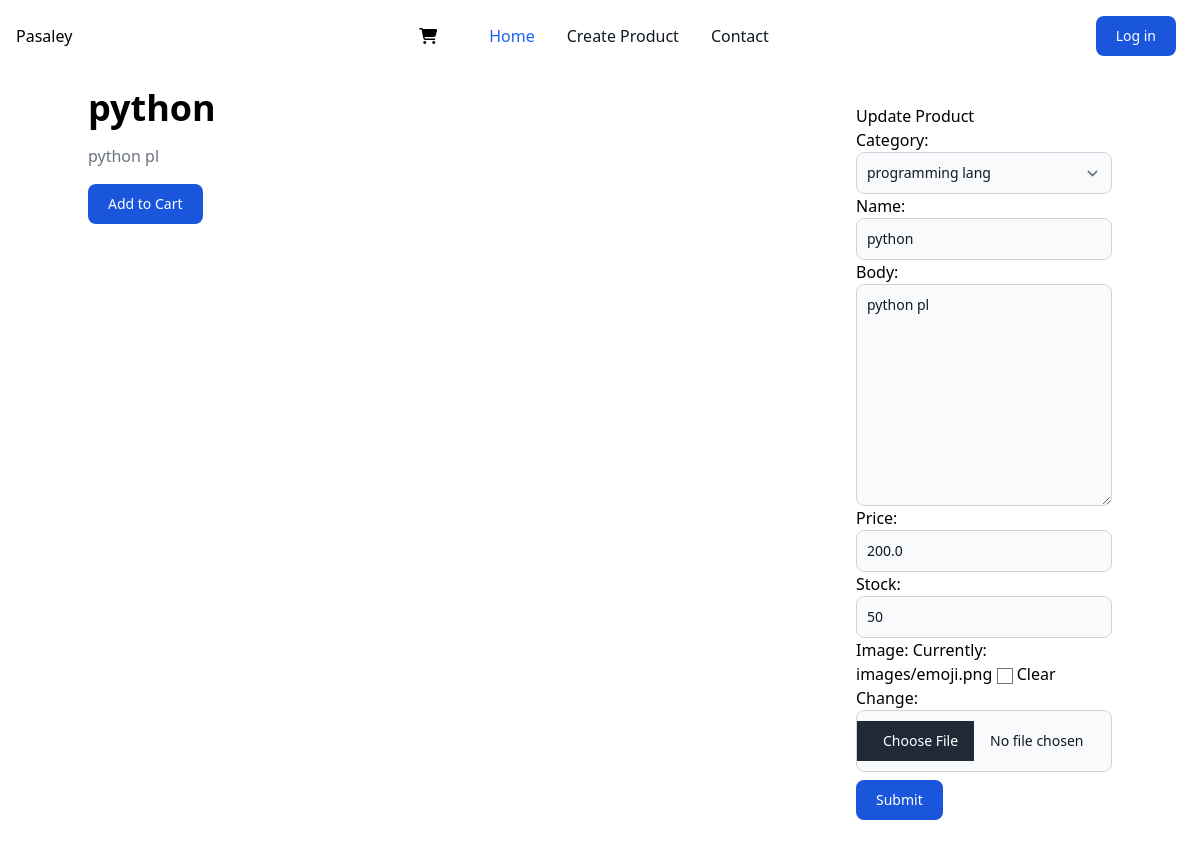
Page /product_detail/1 on the earlier database version.
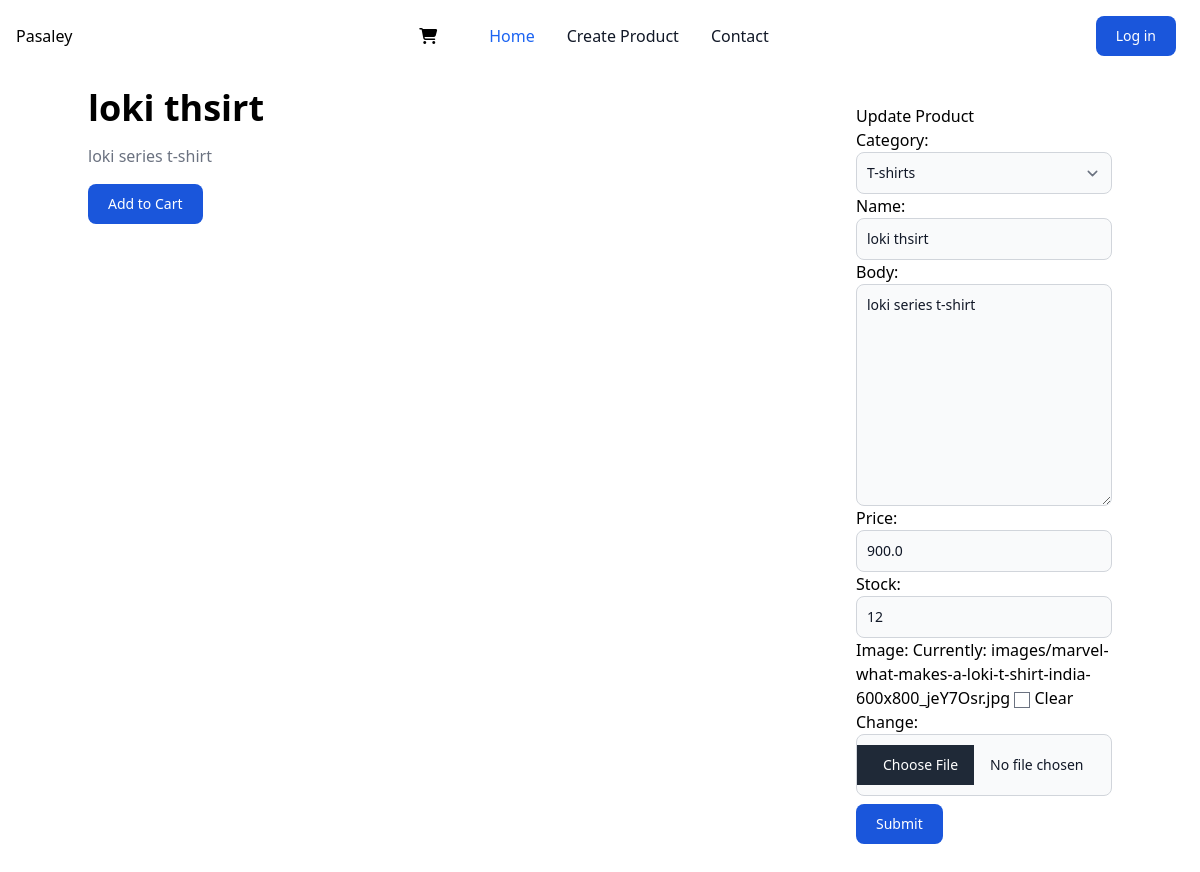
Same page on the later database version.
### Home/models.py (models this page shows, shortened)
class Product(models.Model):
    category = models.ForeignKey(category, on_delete=models.CASCADE)
    name = models.CharField(max_length=200)
    price = models.FloatField()
    stock = models.IntegerField()
    created_at = models.DateTimeField(auto_now_add=True)
    author = models.ForeignKey(User, on_delete=models.CASCADE)
    body = models.TextField(max_length=50000)
    image = models.ImageField(upload_to='images/', null=True, blank=True)

class category(models.Model):
    name = models.CharField(max_length=200)
    def __str__(self):
        return self.name

### Home/views.py (the view)
# urls.py: path('product_detail/<int:pk>', views.product_detail, name='product_detail'),
def product_detail(request, pk):
    product = get_object_or_404(Product, pk=pk)
    form = ProductForm(instance=product)
    context = {'product': product, 'form': form,}
    return render(request, 'Home/product_detail.html', context)

### Home/forms.py
class ProductForm(forms.ModelForm):
    class Meta:
        model = Product
        fields = ['category','name','body','price','stock','image']
    def __init__(self, *args, **kwargs):
        super().__init__(*args, **kwargs)
        for field in self.fields:
            self.fields[field].widget.attrs['class'] = input_css_class

### Home/templates/Home/product_detail.html (shortened to what this page needs)
{% extends "base.html" %}
{% block content %}
<div class="flex flex-col md:flex-row">
    <div class="w-full md:w-3/4 space-y-4">
        <h2 class="text-4xl font-bold dark:text-white">{{ product.name }}</h2>
        <p class="font-light text-gray-500 dark:text-gray-400">{{product.body}}</p>
        <button class="btn-submit mt-2" href="{% url 'add_to_cart' product.id  %}">Add to Cart</button>
    </div>
    <div class="w-full md:w-1/4 space-y-4">
        {% if form %}
        <div>
            <h3>Update Product</h3>
            <form method="POST" action="." enctype="multipart/form-data">
                {{ form.as_p }}
                <button type="submit" class="btn-submit mt-2">Submit</button>
            </form>
        </div>
        {% endif %}
    </div>
</div>
{% endblock %}

Differences in the rows shown:
changed Product: name "python" → "loki thsirt"; body "python pl" → "loki series t-shirt"; category "programming lang" → "T-shirts"; price "200.0" → "900.0"; stock "50" → "12"
changed category: name "python" → "loki thsirt"
Other differences:
text no longer shown: "Category: Name: Body: Price: Stock: Image: Currently: images/emoji.png Clear Change:"
text now shown: "Category: Name: Body: Price: Stock: Image: Currently: images/marvel-what-makes-a-loki-t-shirt-india-600x800_jeY7Osr.jpg Clear Change:"
